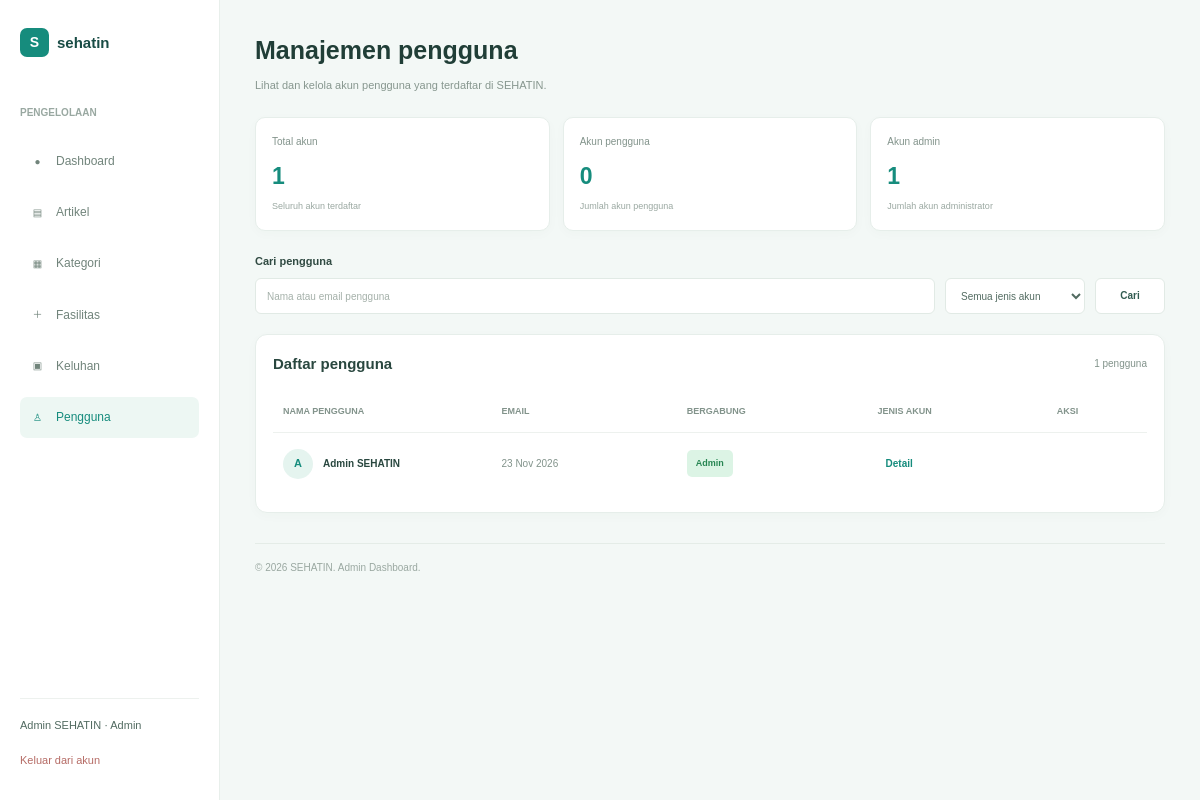
/admin/users/index.php (signed in), run on an earlier commit of the app's database.
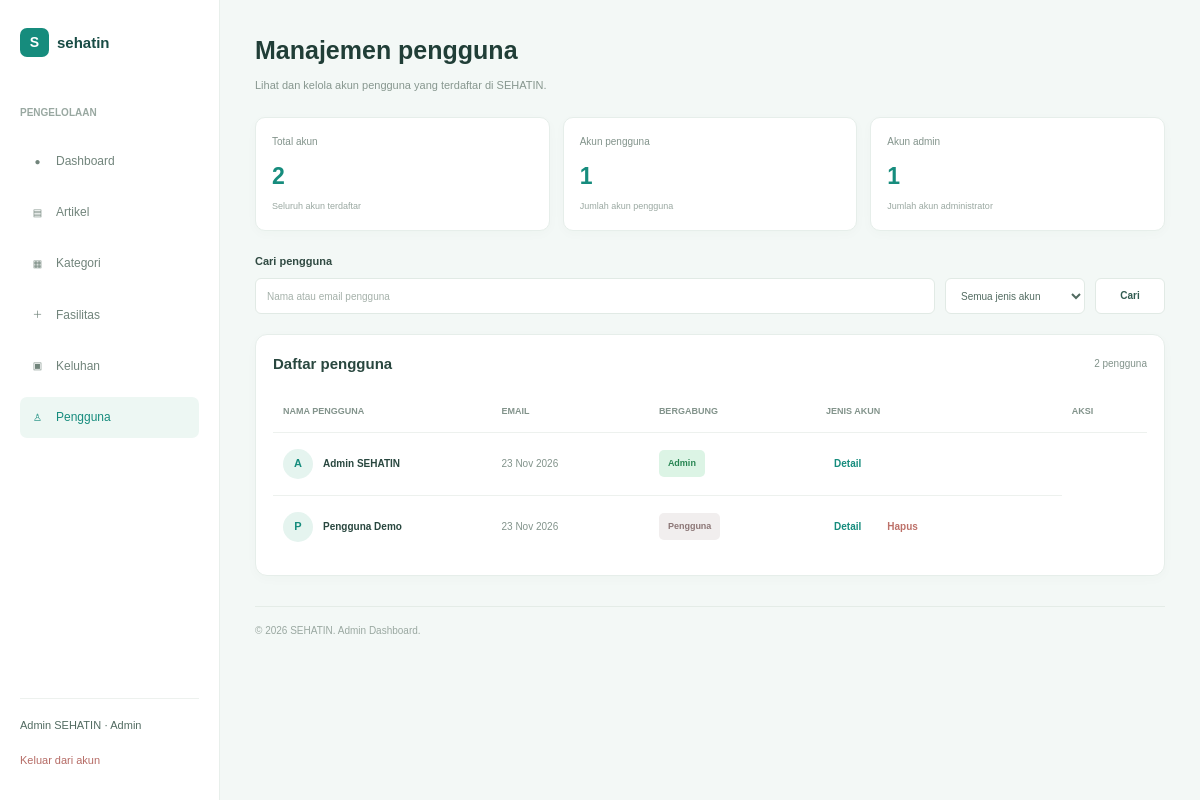
And on a later commit of the database.
### tables this page shows
CREATE TABLE IF NOT EXISTS users (
    id INT AUTO_INCREMENT PRIMARY KEY,
    name VARCHAR(100) NOT NULL,
    email VARCHAR(150) NOT NULL UNIQUE,
    password VARCHAR(255) NOT NULL,
    role ENUM('user', 'admin') NOT NULL DEFAULT 'user',
    created_at DATETIME NOT NULL DEFAULT CURRENT_TIMESTAMP,
    updated_at DATETIME NULL
);

### admin/users/index.php (the view, shortened to what the changed rows need)
<?php
require_once __DIR__ . "/../../config/database.php";
$keyword = trim($_GET['search'] ?? '');
$roleFilter = $_GET['role'] ?? '';
$users = [];
$sqlUsers = "SELECT id, name, email, role, created_at
             FROM users
             ORDER BY created_at DESC";
$resultUsers = $conn->query($sqlUsers);
if ($resultUsers) {
    while ($row = $resultUsers->fetch_assoc()) {
        $users[] = $row;
    }
}
$filteredUsers = array_filter(
    $users,
    function ($user) use ($keyword, $roleFilter) {
        $matchKeyword = $keyword === ''
            || stripos($user['name'], $keyword) !== false
            || stripos($user['email'], $keyword) !== false;
        $matchRole = $roleFilter === ''
            || $user['role'] === $roleFilter;
        return $matchKeyword && $matchRole;
    }
);
function e($value)
{
    return htmlspecialchars((string) $value, ENT_QUOTES, 'UTF-8');
}
$totalUsers = count($users);
$regularUsers = 0;
$adminUsers = 0;
foreach ($users as $user) {
    if ($user['role'] === 'user') {
        $regularUsers++;
    } elseif ($user['role'] === 'admin') {
        $adminUsers++;
    }
}
?>
<!DOCTYPE html>
<html lang="id">
<head>
    <link rel="stylesheet" href="../../assets/css/reset.css">
    <link rel="stylesheet" href="../../assets/css/style.css">
    <link rel="stylesheet" href="../../assets/css/admin-dashboard.css">
    <link rel="stylesheet" href="../../assets/css/admin-users.css">
</head>
<body class="admin-dashboard-page">
    <div class="admin-layout">
        <main class="admin-main admin-users-main">
            <header class="admin-users-header">
                <div>
                    <h1>Manajemen pengguna</h1>
                </div>
            </header>
            <section class="admin-users-summary">
                <div class="user-summary-card">
                    <span>Total akun</span>
                    <h2><?= $totalUsers ?></h2>
                    <p>Seluruh akun terdaftar</p>
                </div>
                <div class="user-summary-card">
                    <span>Akun pengguna</span>
                    <h2><?= $regularUsers ?></h2>
                    <p>Jumlah akun pengguna</p>
                </div>
                <div class="user-summary-card">
                    <h2><?= $adminUsers ?></h2>
                </div>
            </section>
            <section class="admin-users-table-card">
                <div class="admin-users-table-heading">
                    <h2>Daftar pengguna</h2>
                    <span>
                        <?= count($filteredUsers) ?> pengguna
                    </span>
                </div>
                <div class="admin-users-table-wrapper">
                    <table class="admin-users-table">
                        <thead>
                            <tr>
                                <th>NAMA PENGGUNA</th>
                                <th>EMAIL</th>
                                <th>BERGABUNG</th>
                                <th>JENIS AKUN</th>
                                <th>AKSI</th>
                            </tr>
                        </thead>
                        <tbody>
                            <?php if (count($filteredUsers) > 0): ?>
                            <?php foreach ($filteredUsers as $user): ?>
                            <tr>
                                <td class="user-name-cell">
                                    <div class="user-name-wrapper">
                                        <span class="user-avatar">
                                            <?= strtoupper(substr($user['name'], 0, 1)) ?>
                                        </span>
                                        <span>
                                            <?= e($user['name']) ?>
                                        </span>
                                    </div>
                                </td>
                               <td class="user-date-cell">
                                    <?= e(date('d M Y', strtotime($user['created_at']))) ?>
                                </td>
                                <td>
                                    <?php if ($user['role'] === 'admin'): ?>
                                        <span class="user-status active">
                                            Admin
                                        </span>
                                    <?php else: ?>
                                        <span class="user-status inactive">
                                            Pengguna
                                        </span>
                                    <?php endif; ?>
                                </td>
                                <td>
                                    <div class="admin-user-actions">
                                        <a href="detail.php?id=<?= (int) $user['id'] ?>" class="user-detail-button">
                                            Detail
                                        </a>
                                        <?php if ($user['role'] === 'user'): ?>
                                            <form action="index.php" method="POST"
                                                onsubmit="return confirm('Yakin ingin menghapus pengguna ini?')">
                                                <button type="submit" class="user-delete-button">
                                                    Hapus
                                                </button>
                                            </form>
                                        <?php endif; ?>
                                    </div>
                                </td>
                            </tr>
                            <?php endforeach; ?>
                            <?php endif; ?>
                        </tbody>
                    </table>
                </div>
            </section>
        </main>
    </div>
</body>
</html>

What changed in the data, as far as the page shows it:
added users: name "P", name "Pengguna Demo", created_at "23 Nov 2026", role "Pengguna"
Also different on the page:
$totalUsers: "1" → "2"
$regularUsers: "0" → "1"
count($filteredUsers): "1" → "2"
